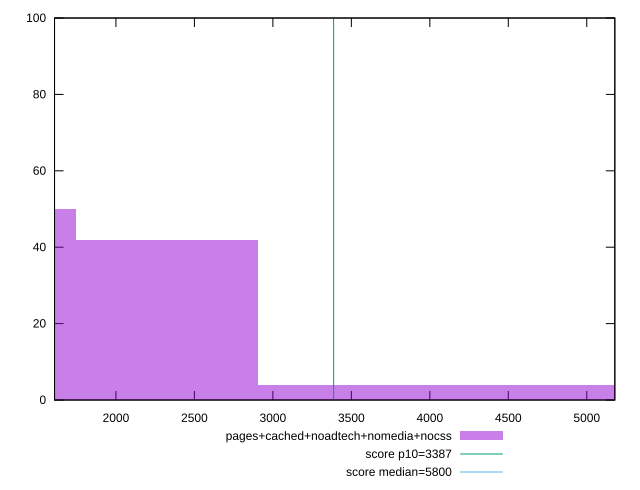

Source code (gnuplot):
reset

$pagesCachedNoadtechNomediaNocss <<EOF
3489.8407661098336 4
2326.560510739889 42
1163.2802553699446 50
4653.121021479778 4
EOF

set key outside below
set boxwidth 1163.2802553699446
set xrange [1608.796:5178.729291995953]
set yrange [0:100]
set trange [0:100]
set style fill transparent solid 0.5 noborder

set parametric
set terminal svg size 640, 490 enhanced background rgb 'white'
set output "report_00013_2021-02-09T12-04-24.940Z/speed-index/comparison/histogram/4_vs_5.svg"

plot $pagesCachedNoadtechNomediaNocss title "pages+cached+noadtech+nomedia+nocss" with boxes, \
     3387,t title "score p10=3387", \
     5800,t title "score median=5800"

reset
